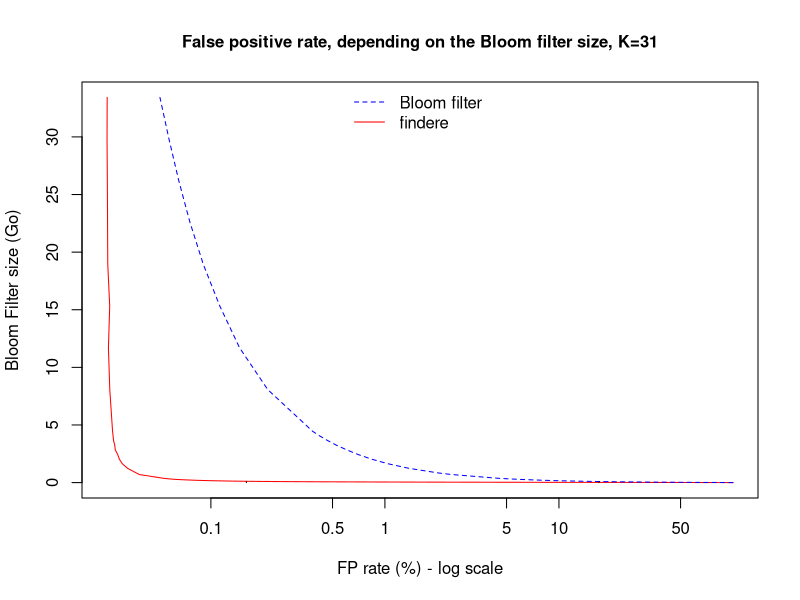

R code for this plot:

pdf(file="size_fpr.pdf",width=6,height=4)
resetPar <- function() {
  dev.new()
  op <- par(no.readonly = TRUE)
  dev.off()
  op
}
resetPar()


dev.new()


setwd("~/workspace/findere/paper_companion/HMP_analyses/FPR_wrt_size")
dev.off()
#par(mar=c(5,5,3,6), cex.axis=2, cex.lab=2, cex.main = 2)
# par(mar=c(5,5,3,6))
data = read.table("data_FP_wrt_size.txt", head=T)
data$sizeGiga = data$size/8000000000


plot(data$sizeGiga~data$FPR_findere,xlab="FP rate (%) - log scale",ylab="Bloom Filter size (Go)", pch=15, col="red",log="x",xaxt="n",
     bg = "red", type="l",  cex=2, main="False positive rate, depending on the Bloom filter size, K=31", cex.main = 1, cex.lab = 1, cex.axis = 1)
points(data$sizeGiga~data$FPR_BF,type="l",axes=FALSE,xlab="",ylab="",pch=19, lty=2, col="blue",  cex=1, log="y")


xticks<-c(0.1,0.5,1,5,10, 50)
axis(1,at=xticks,labels=xticks)



par(new = TRUE)#, mar=c(5,5,3,6))


segments(-1000, 0.1, 20, 0.1,
         col = par("fg"), lty = 3, lwd = par("lwd"), cex=2)


segments(0.16, 0.000001,  0.16, 0.2,
         col = par("fg"), lty = 3, lwd = par("lwd"), cex=2)

segments(17, 0.000001, 17, 0.2,
         col = par("fg"), lty = 3, lwd = par("lwd"), cex=2)

legend( x="top", 
        legend=c("Bloom filter","findere"), 
        col=c("blue","red"), lty=c(2,1),
        lwd=1, merge=TRUE, bty = "n", cex=c(1,1) )


dev.off()



